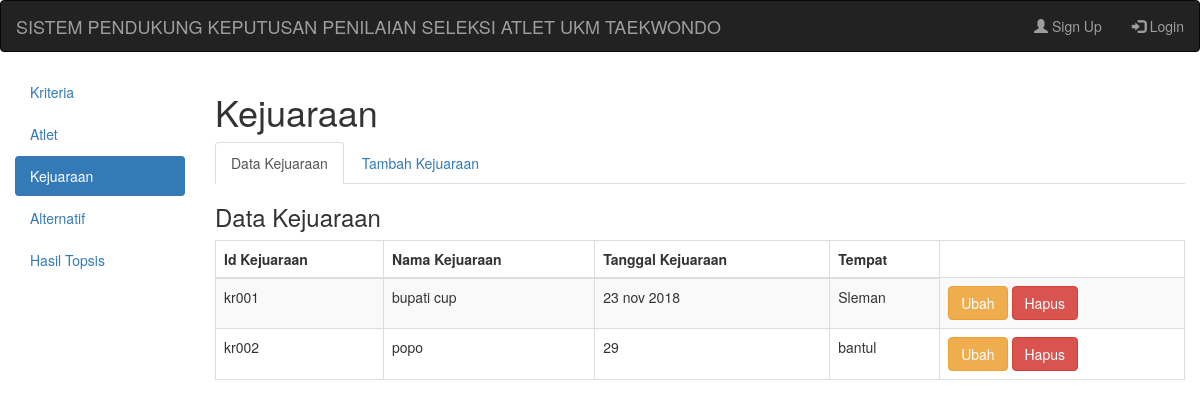
/?a=kejuaraan&k=kejuaraan, run on the app's committed database.
### tables this page shows
CREATE TABLE `kejuaraan` (
  `id_kejuaraan` varchar(5) NOT NULL,
  `nama_kejuaraan` varchar(50) NOT NULL,
  `tgl_kejuaraan` varchar(20) NOT NULL,
  `Tempat` varchar(50) NOT NULL
);

### datakejuaraan.php (the view)
<div class="box-header">
    <h3 class="box-title">Data Kejuaraan</h3>
</div>
<div class="table-responsive">
<table class="table table-bordered table-striped">
<thead>
<tr>
<th>Id Kejuaraan</th>
<th>Nama Kejuaraan</th>
<th>Tanggal Kejuaraan</th>
<th>Tempat</th>
</tr>
</thead>
<tbody>
<?php
include ("koneksi.php");
$s=mysqli_query($kon, "select * from kejuaraan order by id_kejuaraan ASC");
while($d=mysqli_fetch_assoc($s)){
?>
<tr>
<td><?php echo $d['id_kejuaraan']; ?></td>
<td><?php echo $d['nama_kejuaraan']; ?></td>
<td><?php echo $d['tgl_kejuaraan']; ?></td>
<td><?php echo $d['Tempat']; ?></td>
<td>
<a href="?a=kejuaraan&k=ubahk&id=<?php echo $d['id_kejuaraan']; ?>" class="btn btn-warning">Ubah</a>
<a href="hapuskejuaraan.php?id=<?php echo $d['id_kejuaraan']; ?>" class="btn btn-danger">Hapus</a>
</td>
</tr>
<?php
}
?>
</tbody>
</table>
</div>

### data on the page
kejuaraan: id_kejuaraan "kr001", nama_kejuaraan "bupati cup", tgl_kejuaraan "23 nov 2018", Tempat "Sleman"
kejuaraan: id_kejuaraan "kr002", nama_kejuaraan "popo", tgl_kejuaraan "29", Tempat "bantul"
